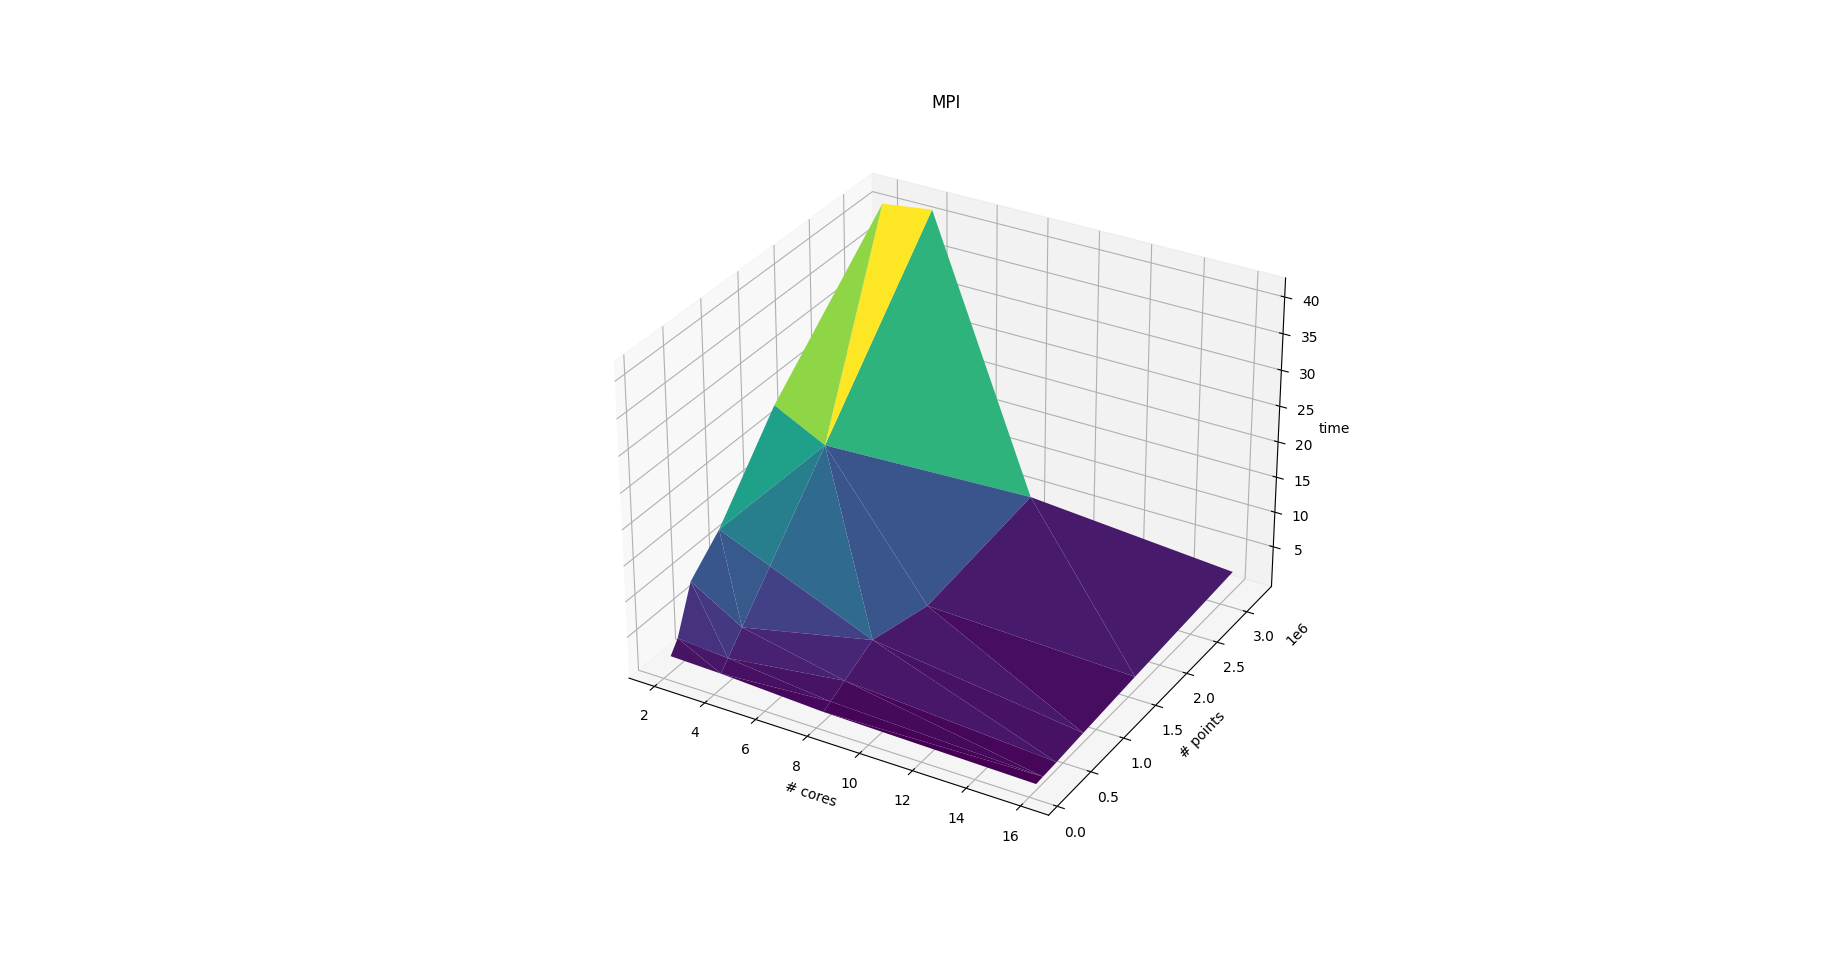

Recreate this plot in Python.
import matplotlib.pyplot as plt
import numpy as np

x = [2, 4, 8, 16]
y = [100000, 200000, 400000, 800000, 1600000, 3200000]

xx = x * len(y)
yy = [yi for yi in y for _ in range(len(x))]

zz = [ 
 1.500699,	 1.306497,	0.556406,	0.082194,
 3.157029,	 2.612390,	1.117016,	0.152502,
 9.497937,	 5.202948,	2.231242,	0.269884,
13.423271,	10.421332,	4.404296,	0.594860,
24.402896,	20.816346,	2.238879,	1.177378,
40.770107,	41.699605,	4.545853,	2.156015]

plt.figure(figsize=(15,15))
ax = plt.axes(projection='3d')
plt.title('MPI')
ax.set_xlabel('# cores')
ax.set_ylabel('# points')
ax.set_zlabel('time')
ax.plot_trisurf(xx, yy, zz, cmap='viridis', edgecolor='none')

plt.show()
